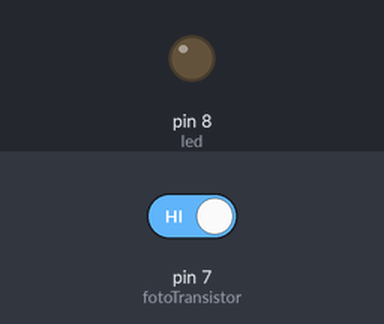
The sketch below on a simulated Arduino Uno, built with avr-gcc and run on an emulated ATmega328P. Shown: output pins drawn as LEDs (lit = HIGH). Inputs (shaded band) come from the test bench; at power-on: pin 7 (fotoTransistor) HIGH.

Above: at 1.8 s.
1.9 s: pin 7 (fotoTransistor) driven LOW
At 3.2 s:
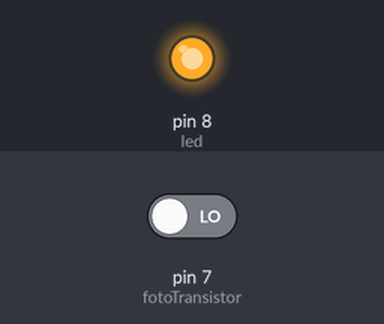
3.5 s: pin 7 (fotoTransistor) driven HIGH
At 4.3 s:
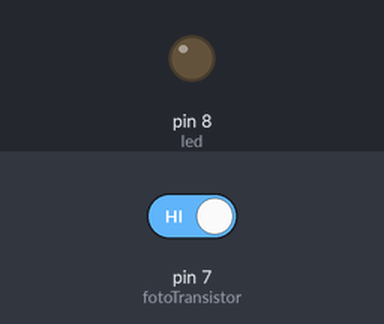
Timing chart, 0 to 6.5 s (numbered marks = the images above; inputs shaded):
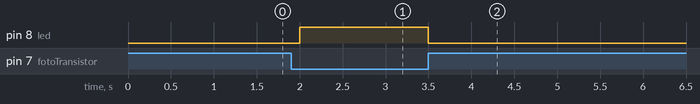

Measured:
- after the input at 1.9 s, pin 8 (led): LOW → HIGH after 0.10 s
- after the input at 3.5 s, pin 8 (led): HIGH → LOW at once

The sketch:

Sensor_Reflexivo_Infravermelho.ino
```cpp
// Exemplo 7 - Sensor Ótico Reflexivo TCRT5000
// Apostila Eletrogate - KIT INICIANTE V2
int leituraSensor; // variavel de leitura do sensor
int led = 8; // led indicador = D8 do Arduino
int fotoTransistor = 7; // coletor do fototransistor = D7 do Arduino
void setup()
{
pinMode(led, OUTPUT); // pino do led indicador = saida
pinMode(fotoTransistor, INPUT); // pino do coletor do fototransistor = entrada
}
void loop()
{
leituraSensor = digitalRead(fotoTransistor); // leitura do sensor TCRT5000
if (leituraSensor == 0 ) // se o led refletir a luz
digitalWrite(led, HIGH); // acende LED indicador
else // senão
digitalWrite(led, LOW); // apaga LED indicador
delay(500); // atraso de 0,5 segundos
}
```
